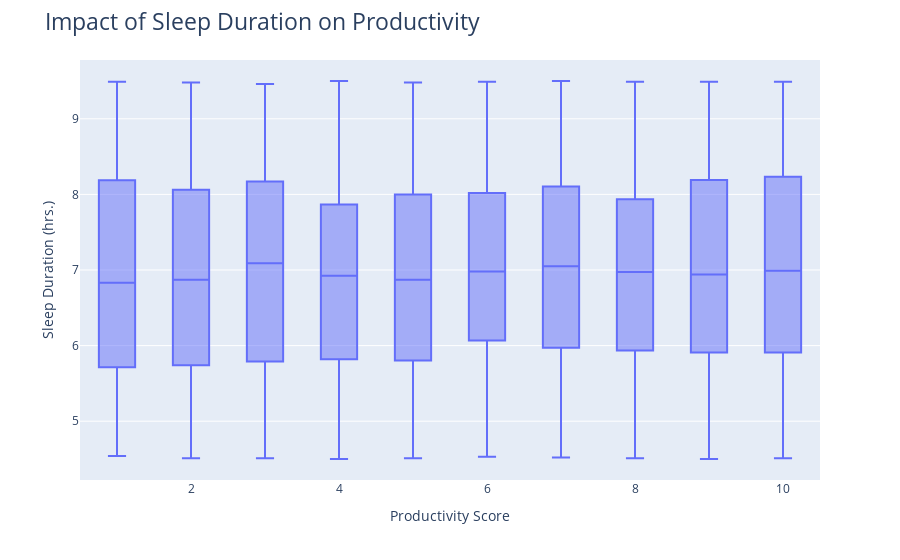

Notebook code for this chart:
### Markdown cell above
### *Data visualization*

### Code cell
# create a box plot comparing sleep duration and productivity
fig = px.box(avg_sleep_duration_prod,
             x = "Productivity Score (rounded)",
             y = "Total Sleep Hours")

# adjust formatting
fig.update_layout(title_text = "Impact of Sleep Duration on Productivity",
                  title_font_size = 23,
                  xaxis_title = "Productivity Score",
                  yaxis_title = "Sleep Duration (hrs.)")
             
# show plot
fig.show()

### Figure 1 — Plotly figure (JSON) as saved in the notebook; plotly's stock layout.template omitted (floating-point values rounded to 4 significant figures; data arrays with more than 128 entries replaced by an {"elided": "..."} marker saying what was removed)
{"data": [{"alignmentgroup": "True", "hovertemplate": "Productivity Score (rounded)=%{x}<br>Total Sleep Hours=%{y}<extra></extra>", "legendgroup": "", "marker": {"color": "#636efa"}, "name": "", "notched": false, "offsetgroup": "", "orientation": "v", "showlegend": false, "type": "box", "x": {"elided": "3858 int values"}, "x0": " ", "xaxis": "x", "y": {"elided": "3858 float values"}, "y0": " ", "yaxis": "y"}], "layout": {"autosize": true, "boxmode": "group", "legend": {"tracegroupgap": 0}, "margin": {"t": 60}, "title": {"font": {"size": 23}, "text": "Impact of Sleep Duration on Productivity"}, "xaxis": {"anchor": "y", "autorange": true, "domain": [0, 1], "range": [0.5, 10.5], "title": {"text": "Productivity Score"}, "type": "linear"}, "yaxis": {"anchor": "x", "autorange": true, "domain": [0, 1], "range": [4.222, 9.778], "title": {"text": "Sleep Duration (hrs.)"}, "type": "linear"}}}
